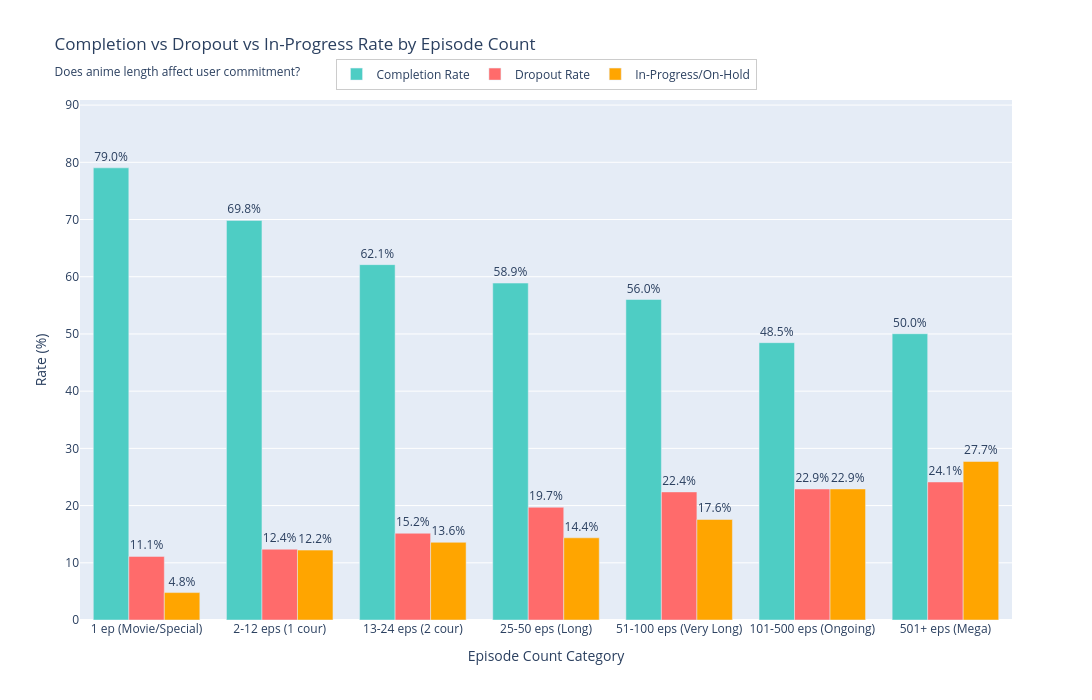

Here is the notebook cell this chart was saved with:
### Markdown cell above
## The Commitment Question: What Makes Us Finish What We Start?

Every anime fan knows the feeling: you queue up a new series, watch the first few episodes, and then… life happens.  
The show sits in your "Currently Watching" list for months. Maybe forever.

But what separates the anime we finish from the ones we abandon?  
Is it purely a matter of quality, or is there something deeper at play—a psychological contract between viewer and content that either holds or breaks?

This analysis dives into the completion and dropout patterns across thousands of anime titles and millions of viewing decisions.  
We examine three critical dimensions:

- **Episode Count**: Does length breed commitment or fatigue?
- **Format**: Are movies inherently more "finishable" than TV series?
- **Genre**: Do emotional stakes trump action spectacle when it comes to keeping viewers hooked?

The findings reveal a nuanced picture: **not all content is meant to be completed, and that's not necessarily a failure.**  
Some anime are designed to be lived with rather than finished. Others promise—and must deliver—closure in a single sitting.

Understanding these patterns isn't just academic.  
For creators, it's a roadmap for designing content that respects the viewer's time.  
For platforms, it's a guide to retention strategy.  
And for fans? It's validation that dropping a show doesn't make you a quitter—it makes you human.

Let's break down the data.

### Code cell
fig = gu.completion_dropout_by_episode_count()
fig.show()

### Figure 1 — Plotly figure (JSON) as saved in the notebook; plotly's stock layout.template omitted (floating-point values rounded to 4 significant figures)
{"data": [{"customdata": [[13564, 150904212], [6149, 461655931], [1215, 146143673], [1806, 58036857], [651, 13377168], [256, 26195165], [22, 103974]], "hovertemplate": "<b>%{x}</b><br>Completion Rate: %{y:.1f}%<br>Anime Count: %{customdata[0]:,}<br>Total Started: %{customdata[1]:,}<br><extra></extra>", "marker": {"color": "#4ECDC4"}, "name": "Completion Rate", "text": ["79.0%", "69.8%", "62.1%", "58.9%", "56.0%", "48.5%", "50.0%"], "textposition": "outside", "type": "bar", "x": ["1 ep\n(Movie/Special)", "2-12 eps\n(1 cour)", "13-24 eps\n(2 cour)", "25-50 eps\n(Long)", "51-100 eps\n(Very Long)", "101-500 eps\n(Ongoing)", "501+ eps\n(Mega)"], "y": [79.03, 69.84, 62.11, 58.89, 56.02, 48.48, 50.04]}, {"customdata": [[13564, 150904212], [6149, 461655931], [1215, 146143673], [1806, 58036857], [651, 13377168], [256, 26195165], [22, 103974]], "hovertemplate": "<b>%{x}</b><br>Dropout Rate: %{y:.1f}%<br>Anime Count: %{customdata[0]:,}<br>Total Started: %{customdata[1]:,}<br><extra></extra>", "marker": {"color": "#FF6B6B"}, "name": "Dropout Rate", "text": ["11.1%", "12.4%", "15.2%", "19.7%", "22.4%", "22.9%", "24.1%"], "textposition": "outside", "type": "bar", "x": ["1 ep\n(Movie/Special)", "2-12 eps\n(1 cour)", "13-24 eps\n(2 cour)", "25-50 eps\n(Long)", "51-100 eps\n(Very Long)", "101-500 eps\n(Ongoing)", "501+ eps\n(Mega)"], "y": [11.12, 12.38, 15.16, 19.7, 22.39, 22.9, 24.13]}, {"customdata": [[13564, 150904212], [6149, 461655931], [1215, 146143673], [1806, 58036857], [651, 13377168], [256, 26195165], [22, 103974]], "hovertemplate": "<b>%{x}</b><br>In-Progress/On-Hold: %{y:.1f}%<br>Anime Count: %{customdata[0]:,}<br>Total Started: %{customdata[1]:,}<br><extra></extra>", "marker": {"color": "#FFA500"}, "name": "In-Progress/On-Hold", "text": ["4.8%", "12.2%", "13.6%", "14.4%", "17.6%", "22.9%", "27.7%"], "textposition": "outside", "type": "bar", "x": ["1 ep\n(Movie/Special)", "2-12 eps\n(1 cour)", "13-24 eps\n(2 cour)", "25-50 eps\n(Long)", "51-100 eps\n(Very Long)", "101-500 eps\n(Ongoing)", "501+ eps\n(Mega)"], "y": [4.79, 12.21, 13.58, 14.37, 17.57, 22.91, 27.71]}], "layout": {"barmode": "group", "font": {"size": 12}, "height": 700, "hovermode": "x unified", "legend": {"bgcolor": "rgba(255,255,255,0.9)", "bordercolor": "#CCCCCC", "borderwidth": 1, "font": {"size": 12}, "orientation": "h", "x": 0.5, "xanchor": "center", "y": 1.02, "yanchor": "bottom"}, "title": {"text": "Completion vs Dropout vs In-Progress Rate by Episode Count<br><sub>Does anime length affect user commitment?</sub>"}, "width": 1400, "xaxis": {"title": {"text": "Episode Count Category"}}, "yaxis": {"range": [0, 90.89], "title": {"text": "Rate (%)"}}}}
